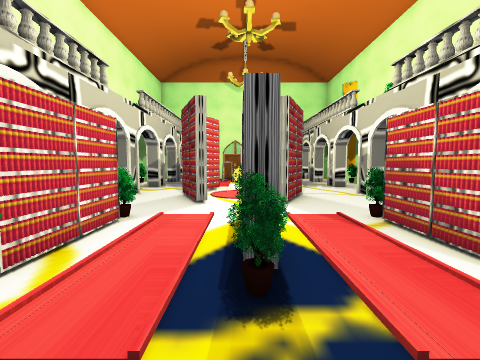
view 1 (above)

20 first-person views from a walk through a 3-D level made in the Unity game engine. The camera is 1.4 m above the floor, tilts 4° down and sees 90° across. The floor is counted in squares, 1 m on a side. Each view is taken from the middle of a square. On the plan, view 1 faces up. The plan holds only what a view shows up to about 13 squares ahead; the rest is blank. The player character is not drawn. Some surface patterns are stand-ins.

view 2
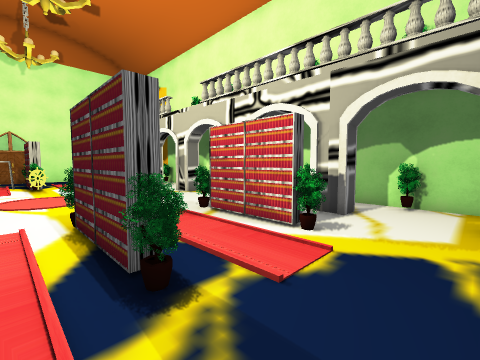

view 3
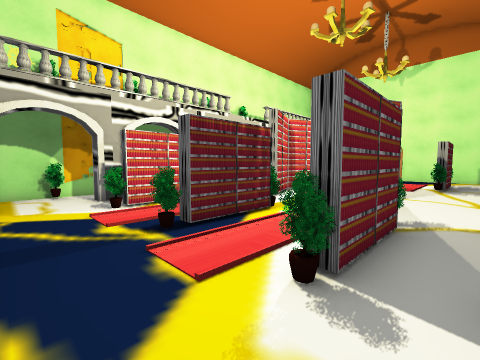

view 4
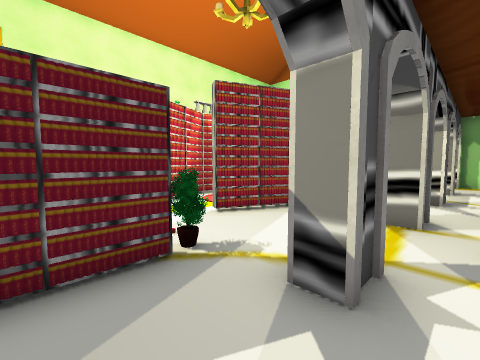

view 5
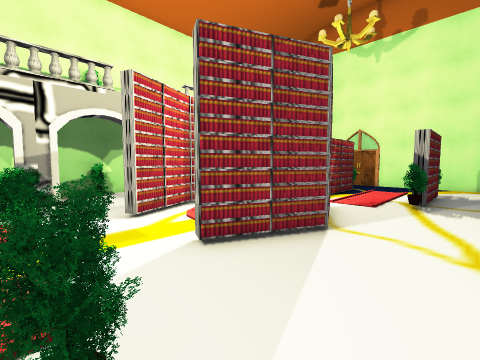

view 6
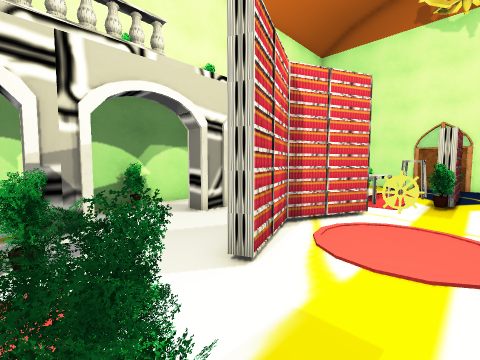

view 7
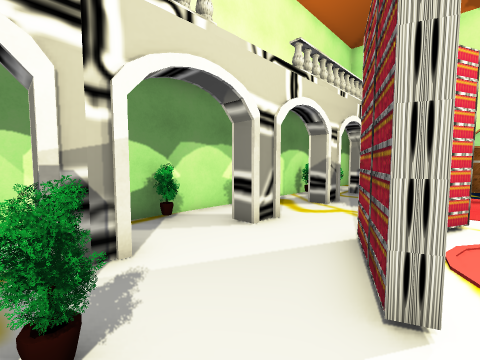

view 8
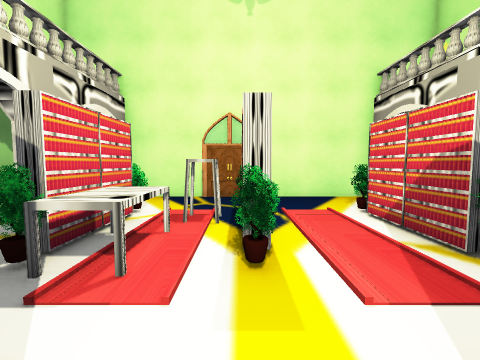

view 9
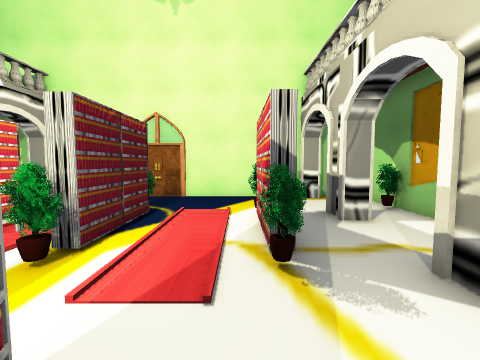

view 10
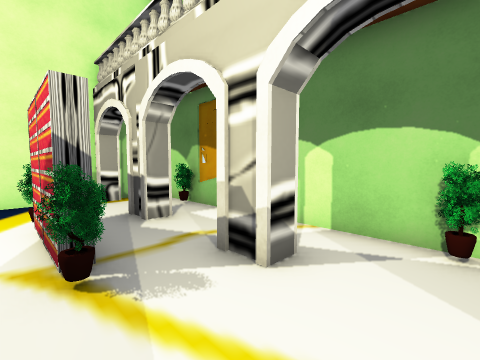

view 11
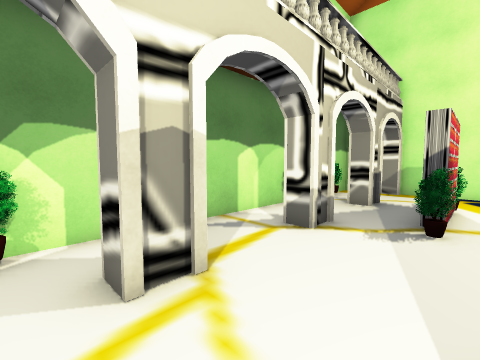

view 12
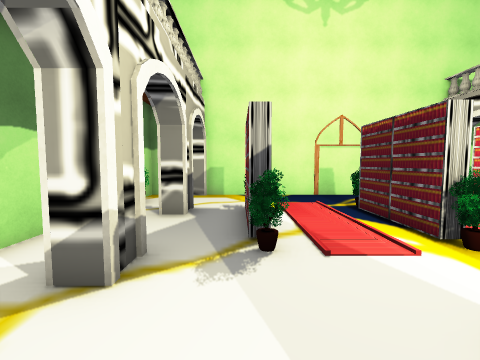

view 13
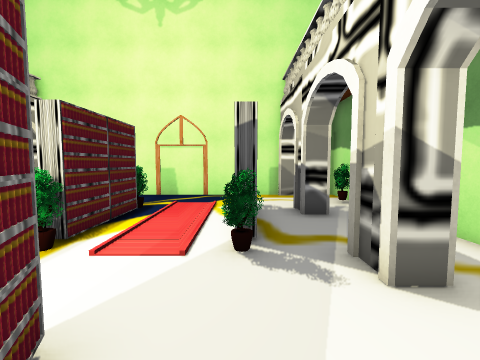

view 14
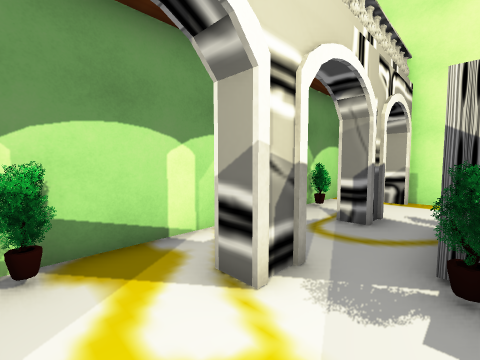

view 15
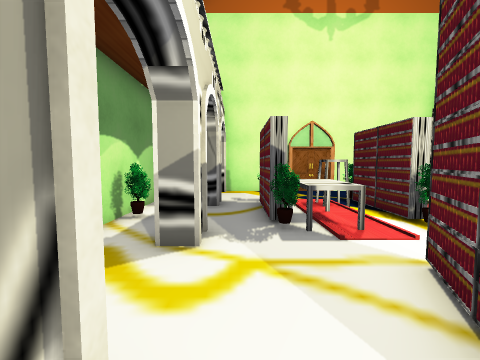

view 16
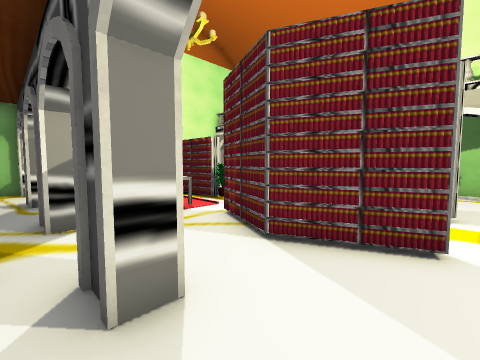

view 17
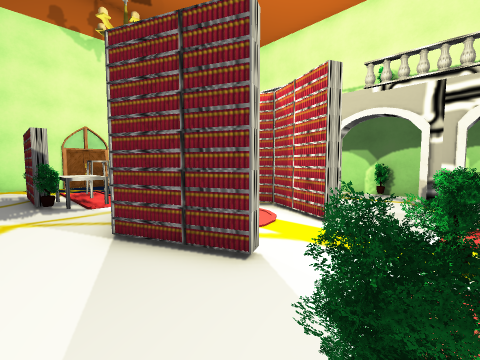

view 18
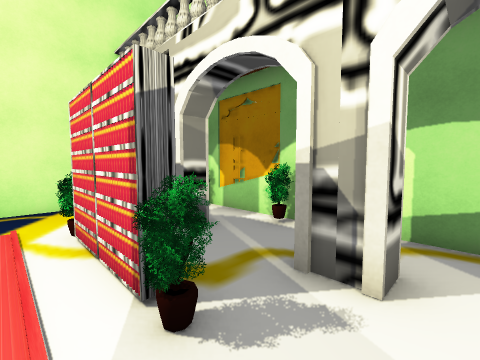

view 19
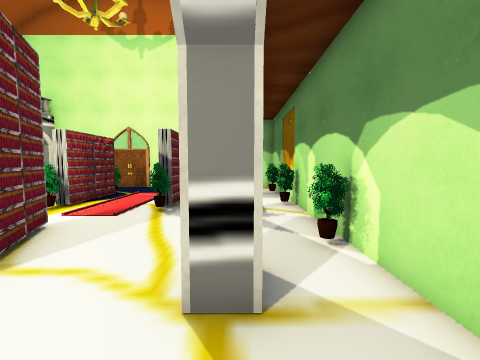

view 20
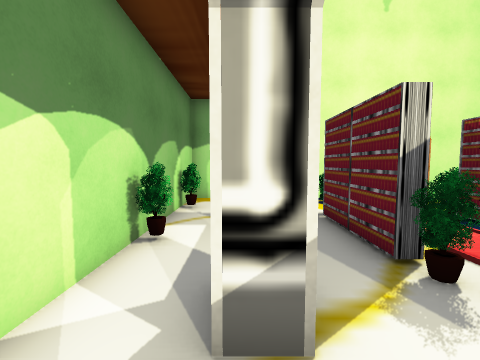

### Floor plan
Key: @ floor where view 1 was taken; # wall or solid block; x gap in a wall; . floor; ^ raised ledge; O other object.
Columns run from 7 left of view 1 to 8 right of it. Each row starts with its distance up from view 1.
 22 ################
 21 #..............#
 20 #..............#
 19 #x#.#.. ...#.#x#
 18 #.#.O.^O..OO.#.#
 17 #...OO.O...O...#
 16 #...OO.O..OO...#
 15 #...OO.#...#...#
 14 #.#..........#.#
 13 #....OO..O.....#
 12 #....O...O.....#
 11 #.#..O.O.OO..#.#
 10 #....O...O.....#
  9 #....OO..O.....#
  8 #.....O........#
  7 #.#..........#.#
  6 #...O..O...O...#
  5 #...O..O..OO...#
  4 #...O..O..OO...#
  3 #.#.O..O...O.#.#
  2 #..............#
  1 #..............#
  0 #......@.......#
 -1 ################

Where each view was taken, in squares from view 1:
view 1: 0 up, 0 right, facing up
view 2: 0 up, 1 left, facing up-right
view 3: 0 up, 5 right, facing up-left
view 4: 4 up, 7 right, facing up-left
view 5: 6 up, 5 right, facing up-left
view 6: 6 up, 1 right, facing up-left
view 7: 6 up, 1 left, facing up-left
view 8: 12 up, 0 right, facing up
view 9: 12 up, 3 right, facing up
view 10: 12 up, 3 right, facing up-right
view 11: 12 up, 3 right, facing down-right
view 12: 10 up, 4 right, facing down
view 13: 10 up, 3 left, facing down
view 14: 12 up, 3 left, facing up-left
view 15: 10 up, 4 left, facing up
view 16: 8 up, 6 left, facing up-right
view 17: 6 up, 4 left, facing up-right
view 18: 8 up, 2 left, facing down-left
view 19: 8 up, 6 right, facing up
view 20: 9 up, 6 right, facing down
